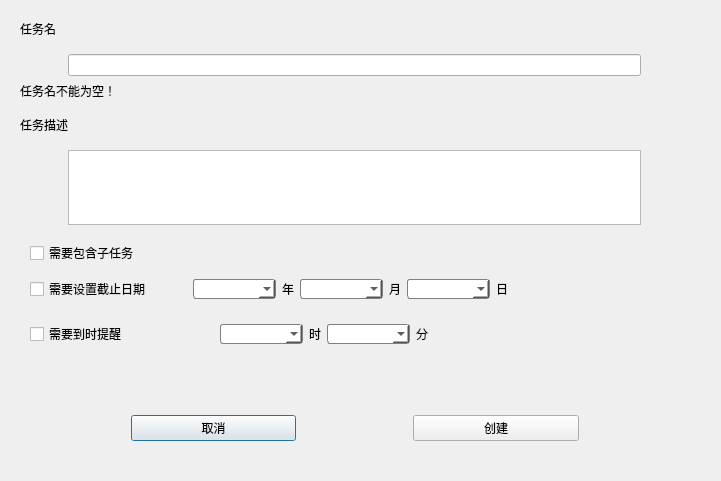
<?xml version="1.0" encoding="UTF-8"?>
<ui version="4.0">
 <class>AddTask</class>
 <widget class="QDialog" name="AddTask">
  <property name="geometry">
   <rect>
    <x>0</x>
    <y>0</y>
    <width>721</width>
    <height>481</height>
   </rect>
  </property>
  <property name="windowTitle">
   <string>Dialog</string>
  </property>
  <widget class="QWidget" name="verticalLayoutWidget">
   <property name="geometry">
    <rect>
     <x>20</x>
     <y>10</y>
     <width>669</width>
     <height>431</height>
    </rect>
   </property>
   <layout class="QVBoxLayout" name="verticalLayout" stretch="2,2,1,2,4,2,2,2,3,0">
    <item>
     <widget class="QLabel" name="label_taskname">
      <property name="text">
       <string>任务名</string>
      </property>
     </widget>
    </item>
    <item>
     <layout class="QHBoxLayout" name="horizontalLayout_7" stretch="1,12,1">
      <item>
       <spacer name="horizontalSpacer_11">
        <property name="orientation">
         <enum>Qt::Horizontal</enum>
        </property>
        <property name="sizeHint" stdset="0">
         <size>
          <width>40</width>
          <height>20</height>
         </size>
        </property>
       </spacer>
      </item>
      <item>
       <widget class="QLineEdit" name="lineEdit"/>
      </item>
      <item>
       <spacer name="horizontalSpacer_12">
        <property name="orientation">
         <enum>Qt::Horizontal</enum>
        </property>
        <property name="sizeHint" stdset="0">
         <size>
          <width>40</width>
          <height>20</height>
         </size>
        </property>
       </spacer>
      </item>
     </layout>
    </item>
    <item>
     <widget class="QLabel" name="remind">
      <property name="text">
       <string>任务名不能为空！</string>
      </property>
     </widget>
    </item>
    <item>
     <widget class="QLabel" name="label_taskdetail">
      <property name="text">
       <string>任务描述</string>
      </property>
     </widget>
    </item>
    <item>
     <layout class="QHBoxLayout" name="horizontalLayout_6" stretch="1,12,1">
      <item>
       <spacer name="horizontalSpacer_9">
        <property name="orientation">
         <enum>Qt::Horizontal</enum>
        </property>
        <property name="sizeHint" stdset="0">
         <size>
          <width>40</width>
          <height>20</height>
         </size>
        </property>
       </spacer>
      </item>
      <item>
       <widget class="QPlainTextEdit" name="plainTextEdit">
        <property name="contextMenuPolicy">
         <enum>Qt::DefaultContextMenu</enum>
        </property>
       </widget>
      </item>
      <item>
       <spacer name="horizontalSpacer_10">
        <property name="orientation">
         <enum>Qt::Horizontal</enum>
        </property>
        <property name="sizeHint" stdset="0">
         <size>
          <width>40</width>
          <height>20</height>
         </size>
        </property>
       </spacer>
      </item>
     </layout>
    </item>
    <item>
     <layout class="QHBoxLayout" name="horizontalLayout_2">
      <property name="leftMargin">
       <number>10</number>
      </property>
      <property name="topMargin">
       <number>10</number>
      </property>
      <item>
       <widget class="QCheckBox" name="checkBoxSubtask">
        <property name="text">
         <string>需要包含子任务</string>
        </property>
       </widget>
      </item>
     </layout>
    </item>
    <item>
     <layout class="QHBoxLayout" name="ymd_layout" stretch="2,1,3,5">
      <property name="leftMargin">
       <number>10</number>
      </property>
      <property name="bottomMargin">
       <number>2</number>
      </property>
      <item>
       <layout class="QVBoxLayout" name="verticalLayout_2">
        <item>
         <widget class="QCheckBox" name="checkBoxDate">
          <property name="text">
           <string>需要设置截止日期</string>
          </property>
         </widget>
        </item>
       </layout>
      </item>
      <item>
       <spacer name="horizontalSpacer_4">
        <property name="orientation">
         <enum>Qt::Horizontal</enum>
        </property>
        <property name="sizeHint" stdset="0">
         <size>
          <width>40</width>
          <height>20</height>
         </size>
        </property>
       </spacer>
      </item>
      <item>
       <layout class="QHBoxLayout" name="horizontalLayout">
        <item>
         <widget class="QComboBox" name="comboBoxYear">
          <property name="styleSheet">
           <string notr="true">/* 未下拉时，QComboBox的样式 */
QComboBox {
    border: 1px solid gray;   /* 边框 */
    border-radius: 3px;   /* 圆⾓ */
    padding: 1px 18px 1px 3px;   /* 字体填衬 */
    color: black;
    font: normal normal 15px &quot;Microsoft YaHei&quot;;
    background: white;
}
/* 下拉后，整个下拉窗体样式 */
QComboBox QAbstractItemView {
    outline: 0px solid gray;   /* 选定项的虚框 */
    border: black;   /* 整个下拉窗体的边框 */
    color: black;
    background-color: white;   /* 整个下拉窗体的背景⾊ */
    selection-background-color:rgb(212, 212, 212)
	selection-color:white
;   /* 整个下拉窗体被选中项的背景⾊ */
}
/* 下拉后，整个下拉窗体每项的样式 */
QComboBox QAbstractItemView::item {
    height: 50px;   /* 项的⾼度（设置pComboBox-&gt;setView(new QListView());后，该项才起作⽤） */
}
/* 下拉后，整个下拉窗体越过每项的样式 */
QComboBox QAbstractItemView::item:hover {
    color: red;
    background-color: green;   /* 整个下拉窗体越过每项的背景⾊ */
}
/* 下拉后，整个下拉窗体被选择的每项的样式 */
QComboBox QAbstractItemView::item:selected {
    color: black;
    background-color: grey;
}
/* QComboBox中的垂直滚动条 */
QComboBox QAbstractScrollArea QScrollBar:vertical {
    width: 10px;
    background-color: white;   /* 空⽩区域的背景⾊灰⾊green */
}
QComboBox QAbstractScrollArea QScrollBar::handle:vertical {
    border-radius: 5px;   /* 圆⾓ */
    background: rgb(192,192,192);   /* ⼩⽅块的背景⾊深灰lightblue */
}
QComboBox QAbstractScrollArea QScrollBar::handle:vertical:hover {
    background: rgb(192,192,192);   /* 越过⼩⽅块的背景⾊yellow */
}
/* 设置为可编辑（setEditable(true)）editable时，编辑区域的样式 */
QComboBox:editable {
    background: rgb(192,192,192);
}
/* 设置为⾮编辑（setEditable(false)）!editable时，整个QComboBox的样式 */
QComboBox:!editable {
     background: white;
}
/* 设置为可编辑editable时，点击整个QComboBox的样式 */
/* 设置为可编辑editable时，点击整个QComboBox的样式 */
QComboBox:editable:on {
    background: black;
}
/* 设置为⾮编辑!editable时，点击整个QComboBox的样式 */
QComboBox:!editable:on {
     background: white;
}
</string>
          </property>
         </widget>
        </item>
        <item>
         <widget class="QLabel" name="year">
          <property name="text">
           <string>年</string>
          </property>
         </widget>
        </item>
        <item>
         <widget class="QComboBox" name="comboBoxMonth">
          <property name="styleSheet">
           <string notr="true">/* 未下拉时，QComboBox的样式 */
QComboBox {
    border: 1px solid gray;   /* 边框 */
    border-radius: 3px;   /* 圆⾓ */
    padding: 1px 18px 1px 3px;   /* 字体填衬 */
    color: black;
    font: normal normal 15px &quot;Microsoft YaHei&quot;;
    background: white;
}
/* 下拉后，整个下拉窗体样式 */
QComboBox QAbstractItemView {
    outline: 0px solid gray;   /* 选定项的虚框 */
    border: black;   /* 整个下拉窗体的边框 */
    color: black;
    background-color: white;   /* 整个下拉窗体的背景⾊ */
    selection-background-color:rgb(212, 212, 212)
	selection-color:white
;   /* 整个下拉窗体被选中项的背景⾊ */
}
/* 下拉后，整个下拉窗体每项的样式 */
QComboBox QAbstractItemView::item {
    height: 50px;   /* 项的⾼度（设置pComboBox-&gt;setView(new QListView());后，该项才起作⽤） */
}
/* 下拉后，整个下拉窗体越过每项的样式 */
QComboBox QAbstractItemView::item:hover {
    color: red;
    background-color: green;   /* 整个下拉窗体越过每项的背景⾊ */
}
/* 下拉后，整个下拉窗体被选择的每项的样式 */
QComboBox QAbstractItemView::item:selected {
    color: black;
    background-color: grey;
}
/* QComboBox中的垂直滚动条 */
QComboBox QAbstractScrollArea QScrollBar:vertical {
    width: 10px;
    background-color: white;   /* 空⽩区域的背景⾊灰⾊green */
}
QComboBox QAbstractScrollArea QScrollBar::handle:vertical {
    border-radius: 5px;   /* 圆⾓ */
    background: rgb(192,192,192);   /* ⼩⽅块的背景⾊深灰lightblue */
}
QComboBox QAbstractScrollArea QScrollBar::handle:vertical:hover {
    background: rgb(192,192,192);   /* 越过⼩⽅块的背景⾊yellow */
}
/* 设置为可编辑（setEditable(true)）editable时，编辑区域的样式 */
QComboBox:editable {
    background: rgb(192,192,192);
}
/* 设置为⾮编辑（setEditable(false)）!editable时，整个QComboBox的样式 */
QComboBox:!editable {
     background: white;
}
/* 设置为可编辑editable时，点击整个QComboBox的样式 */
/* 设置为可编辑editable时，点击整个QComboBox的样式 */
QComboBox:editable:on {
    background: black;
}
/* 设置为⾮编辑!editable时，点击整个QComboBox的样式 */
QComboBox:!editable:on {
     background: white;
}
</string>
          </property>
         </widget>
        </item>
        <item>
         <widget class="QLabel" name="month">
          <property name="contextMenuPolicy">
           <enum>Qt::NoContextMenu</enum>
          </property>
          <property name="text">
           <string>月</string>
          </property>
         </widget>
        </item>
        <item>
         <widget class="QComboBox" name="comboBoxDay">
          <property name="styleSheet">
           <string notr="true">/* 未下拉时，QComboBox的样式 */
QComboBox {
    border: 1px solid gray;   /* 边框 */
    border-radius: 3px;   /* 圆⾓ */
    padding: 1px 18px 1px 3px;   /* 字体填衬 */
    color: black;
    font: normal normal 15px &quot;Microsoft YaHei&quot;;
    background: white;
}
/* 下拉后，整个下拉窗体样式 */
QComboBox QAbstractItemView {
    outline: 0px solid gray;   /* 选定项的虚框 */
    border: black;   /* 整个下拉窗体的边框 */
    color: black;
    background-color: white;   /* 整个下拉窗体的背景⾊ */
    selection-background-color:rgb(212, 212, 212)
	selection-color:white
;   /* 整个下拉窗体被选中项的背景⾊ */
}
/* 下拉后，整个下拉窗体每项的样式 */
QComboBox QAbstractItemView::item {
    height: 50px;   /* 项的⾼度（设置pComboBox-&gt;setView(new QListView());后，该项才起作⽤） */
}
/* 下拉后，整个下拉窗体越过每项的样式 */
QComboBox QAbstractItemView::item:hover {
    color: red;
    background-color: green;   /* 整个下拉窗体越过每项的背景⾊ */
}
/* 下拉后，整个下拉窗体被选择的每项的样式 */
QComboBox QAbstractItemView::item:selected {
    color: black;
    background-color: grey;
}
/* QComboBox中的垂直滚动条 */
QComboBox QAbstractScrollArea QScrollBar:vertical {
    width: 10px;
    background-color: white;   /* 空⽩区域的背景⾊灰⾊green */
}
QComboBox QAbstractScrollArea QScrollBar::handle:vertical {
    border-radius: 5px;   /* 圆⾓ */
    background: rgb(192,192,192);   /* ⼩⽅块的背景⾊深灰lightblue */
}
QComboBox QAbstractScrollArea QScrollBar::handle:vertical:hover {
    background: rgb(192,192,192);   /* 越过⼩⽅块的背景⾊yellow */
}
/* 设置为可编辑（setEditable(true)）editable时，编辑区域的样式 */
QComboBox:editable {
    background: rgb(192,192,192);
}
/* 设置为⾮编辑（setEditable(false)）!editable时，整个QComboBox的样式 */
QComboBox:!editable {
     background: white;
}
/* 设置为可编辑editable时，点击整个QComboBox的样式 */
/* 设置为可编辑editable时，点击整个QComboBox的样式 */
QComboBox:editable:on {
    background: black;
}
/* 设置为⾮编辑!editable时，点击整个QComboBox的样式 */
QComboBox:!editable:on {
     background: white;
}
</string>
          </property>
         </widget>
        </item>
        <item>
         <widget class="QLabel" name="day">
          <property name="text">
           <string>日</string>
          </property>
         </widget>
        </item>
       </layout>
      </item>
      <item>
       <spacer name="horizontalSpacer_7">
        <property name="orientation">
         <enum>Qt::Horizontal</enum>
        </property>
        <property name="sizeHint" stdset="0">
         <size>
          <width>40</width>
          <height>20</height>
         </size>
        </property>
       </spacer>
      </item>
     </layout>
    </item>
    <item>
     <layout class="QHBoxLayout" name="horizontalLayout_11" stretch="2,3,2,9">
      <property name="leftMargin">
       <number>10</number>
      </property>
      <item>
       <layout class="QHBoxLayout" name="horizontalLayout_10">
        <item>
         <widget class="QCheckBox" name="checkBoxTime">
          <property name="text">
           <string>需要到时提醒</string>
          </property>
         </widget>
        </item>
       </layout>
      </item>
      <item>
       <spacer name="horizontalSpacer_5">
        <property name="orientation">
         <enum>Qt::Horizontal</enum>
        </property>
        <property name="sizeHint" stdset="0">
         <size>
          <width>40</width>
          <height>20</height>
         </size>
        </property>
       </spacer>
      </item>
      <item>
       <layout class="QHBoxLayout" name="horizontalLayout_9">
        <item>
         <widget class="QComboBox" name="comboBoxHour">
          <property name="styleSheet">
           <string notr="true">/* 未下拉时，QComboBox的样式 */
QComboBox {
    border: 1px solid gray;   /* 边框 */
    border-radius: 3px;   /* 圆⾓ */
    padding: 1px 18px 1px 3px;   /* 字体填衬 */
    color: black;
    font: normal normal 15px &quot;Microsoft YaHei&quot;;
    background: white;
}
/* 下拉后，整个下拉窗体样式 */
QComboBox QAbstractItemView {
    outline: 0px solid gray;   /* 选定项的虚框 */
    border: black;   /* 整个下拉窗体的边框 */
    color: black;
    background-color: white;   /* 整个下拉窗体的背景⾊ */
    selection-background-color:rgb(212, 212, 212)
	selection-color:white
;   /* 整个下拉窗体被选中项的背景⾊ */
}
/* 下拉后，整个下拉窗体每项的样式 */
QComboBox QAbstractItemView::item {
    height: 50px;   /* 项的⾼度（设置pComboBox-&gt;setView(new QListView());后，该项才起作⽤） */
}
/* 下拉后，整个下拉窗体越过每项的样式 */
QComboBox QAbstractItemView::item:hover {
    color: red;
    background-color: green;   /* 整个下拉窗体越过每项的背景⾊ */
}
/* 下拉后，整个下拉窗体被选择的每项的样式 */
QComboBox QAbstractItemView::item:selected {
    color: black;
    background-color: grey;
}
/* QComboBox中的垂直滚动条 */
QComboBox QAbstractScrollArea QScrollBar:vertical {
    width: 10px;
    background-color: white;   /* 空⽩区域的背景⾊灰⾊green */
}
QComboBox QAbstractScrollArea QScrollBar::handle:vertical {
    border-radius: 5px;   /* 圆⾓ */
    background: rgb(192,192,192);   /* ⼩⽅块的背景⾊深灰lightblue */
}
QComboBox QAbstractScrollArea QScrollBar::handle:vertical:hover {
    background: rgb(192,192,192);   /* 越过⼩⽅块的背景⾊yellow */
}
/* 设置为可编辑（setEditable(true)）editable时，编辑区域的样式 */
QComboBox:editable {
    background: rgb(192,192,192);
}
/* 设置为⾮编辑（setEditable(false)）!editable时，整个QComboBox的样式 */
QComboBox:!editable {
     background: white;
}
/* 设置为可编辑editable时，点击整个QComboBox的样式 */
/* 设置为可编辑editable时，点击整个QComboBox的样式 */
QComboBox:editable:on {
    background: black;
}
/* 设置为⾮编辑!editable时，点击整个QComboBox的样式 */
QComboBox:!editable:on {
     background: white;
}
</string>
          </property>
         </widget>
        </item>
        <item>
         <widget class="QLabel" name="hour">
          <property name="text">
           <string>时</string>
          </property>
         </widget>
        </item>
        <item>
         <widget class="QComboBox" name="comboBoxMinute">
          <property name="styleSheet">
           <string notr="true">/* 未下拉时，QComboBox的样式 */
QComboBox {
    border: 1px solid gray;   /* 边框 */
    border-radius: 3px;   /* 圆⾓ */
    padding: 1px 18px 1px 3px;   /* 字体填衬 */
    color: black;
    font: normal normal 15px &quot;Microsoft YaHei&quot;;
    background: white;
}
/* 下拉后，整个下拉窗体样式 */
QComboBox QAbstractItemView {
    outline: 0px solid gray;   /* 选定项的虚框 */
    border: black;   /* 整个下拉窗体的边框 */
    color: black;
    background-color: white;   /* 整个下拉窗体的背景⾊ */
    selection-background-color:rgb(212, 212, 212)
	selection-color:white
;   /* 整个下拉窗体被选中项的背景⾊ */
}
/* 下拉后，整个下拉窗体每项的样式 */
QComboBox QAbstractItemView::item {
    height: 50px;   /* 项的⾼度（设置pComboBox-&gt;setView(new QListView());后，该项才起作⽤） */
}
/* 下拉后，整个下拉窗体越过每项的样式 */
QComboBox QAbstractItemView::item:hover {
    color: red;
    background-color: green;   /* 整个下拉窗体越过每项的背景⾊ */
}
/* 下拉后，整个下拉窗体被选择的每项的样式 */
QComboBox QAbstractItemView::item:selected {
    color: black;
    background-color: grey;
}
/* QComboBox中的垂直滚动条 */
QComboBox QAbstractScrollArea QScrollBar:vertical {
    width: 10px;
    background-color: white;   /* 空⽩区域的背景⾊灰⾊green */
}
QComboBox QAbstractScrollArea QScrollBar::handle:vertical {
    border-radius: 5px;   /* 圆⾓ */
    background: rgb(192,192,192);   /* ⼩⽅块的背景⾊深灰lightblue */
}
QComboBox QAbstractScrollArea QScrollBar::handle:vertical:hover {
    background: rgb(192,192,192);   /* 越过⼩⽅块的背景⾊yellow */
}
/* 设置为可编辑（setEditable(true)）editable时，编辑区域的样式 */
QComboBox:editable {
    background: rgb(192,192,192);
}
/* 设置为⾮编辑（setEditable(false)）!editable时，整个QComboBox的样式 */
QComboBox:!editable {
     background: white;
}
/* 设置为可编辑editable时，点击整个QComboBox的样式 */
/* 设置为可编辑editable时，点击整个QComboBox的样式 */
QComboBox:editable:on {
    background: black;
}
/* 设置为⾮编辑!editable时，点击整个QComboBox的样式 */
QComboBox:!editable:on {
     background: white;
}
</string>
          </property>
         </widget>
        </item>
        <item>
         <widget class="QLabel" name="minute">
          <property name="text">
           <string>分</string>
          </property>
         </widget>
        </item>
       </layout>
      </item>
      <item>
       <spacer name="horizontalSpacer_6">
        <property name="orientation">
         <enum>Qt::Horizontal</enum>
        </property>
        <property name="sizeHint" stdset="0">
         <size>
          <width>40</width>
          <height>20</height>
         </size>
        </property>
       </spacer>
      </item>
     </layout>
    </item>
    <item>
     <spacer name="verticalSpacer">
      <property name="orientation">
       <enum>Qt::Vertical</enum>
      </property>
      <property name="sizeHint" stdset="0">
       <size>
        <width>20</width>
        <height>40</height>
       </size>
      </property>
     </spacer>
    </item>
    <item>
     <layout class="QHBoxLayout" name="horizontalLayout_4" stretch="2,3,2,3,2">
      <item>
       <spacer name="horizontalSpacer">
        <property name="orientation">
         <enum>Qt::Horizontal</enum>
        </property>
        <property name="sizeHint" stdset="0">
         <size>
          <width>40</width>
          <height>20</height>
         </size>
        </property>
       </spacer>
      </item>
      <item>
       <widget class="QPushButton" name="pushButton_2">
        <property name="text">
         <string>取消</string>
        </property>
       </widget>
      </item>
      <item>
       <spacer name="horizontalSpacer_2">
        <property name="orientation">
         <enum>Qt::Horizontal</enum>
        </property>
        <property name="sizeHint" stdset="0">
         <size>
          <width>40</width>
          <height>20</height>
         </size>
        </property>
       </spacer>
      </item>
      <item>
       <widget class="QPushButton" name="pushButton">
        <property name="text">
         <string>创建</string>
        </property>
       </widget>
      </item>
      <item>
       <spacer name="horizontalSpacer_3">
        <property name="orientation">
         <enum>Qt::Horizontal</enum>
        </property>
        <property name="sizeHint" stdset="0">
         <size>
          <width>40</width>
          <height>20</height>
         </size>
        </property>
       </spacer>
      </item>
     </layout>
    </item>
   </layout>
  </widget>
 </widget>
 <resources/>
 <connections>
  <connection>
   <sender>pushButton_2</sender>
   <signal>clicked()</signal>
   <receiver>AddTask</receiver>
   <slot>close()</slot>
   <hints>
    <hint type="sourcelabel">
     <x>216</x>
     <y>418</y>
    </hint>
    <hint type="destinationlabel">
     <x>196</x>
     <y>458</y>
    </hint>
   </hints>
  </connection>
 </connections>
</ui>
